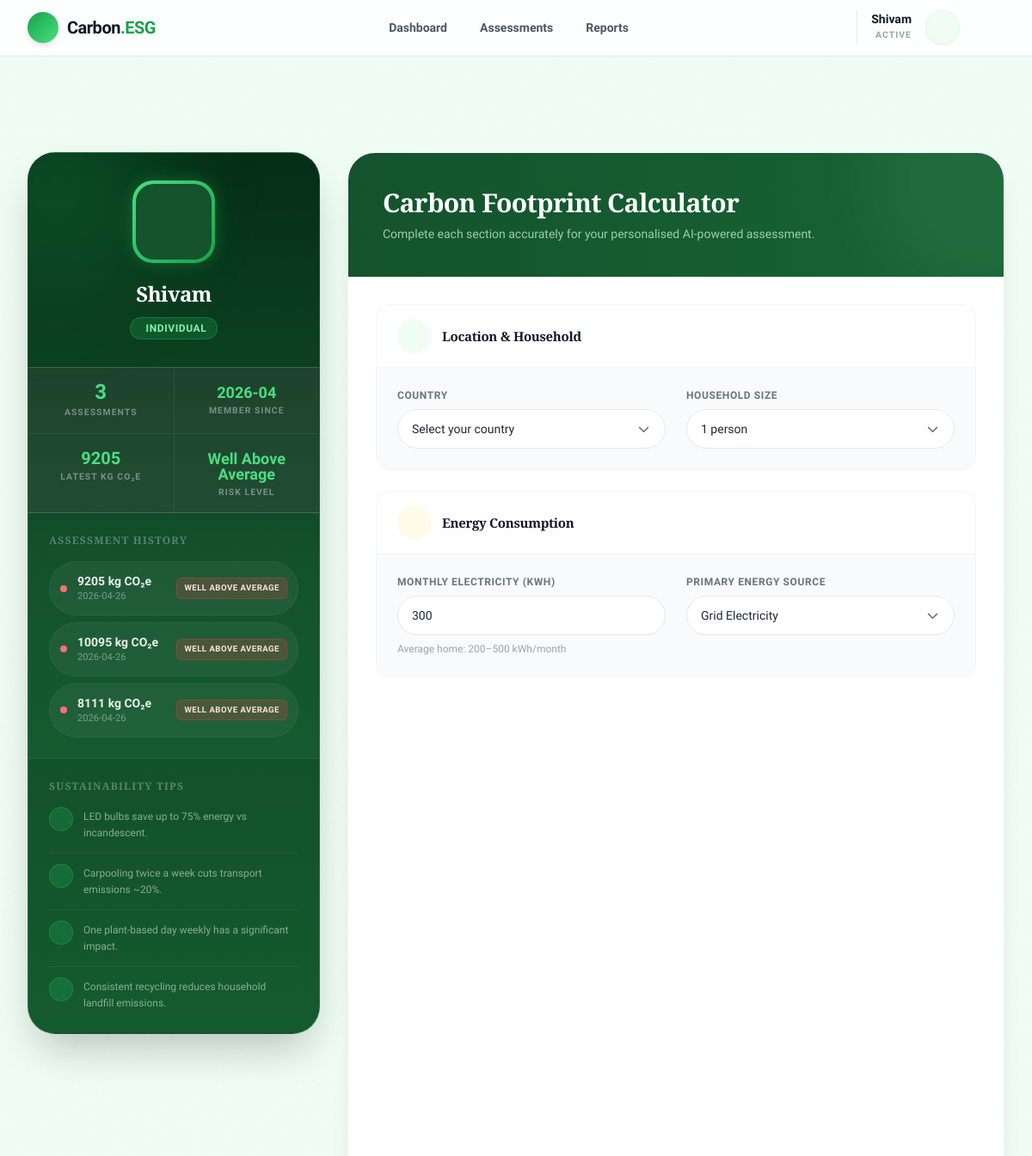
/dashboard (signed in, upper part), run on an earlier commit of the app's database.
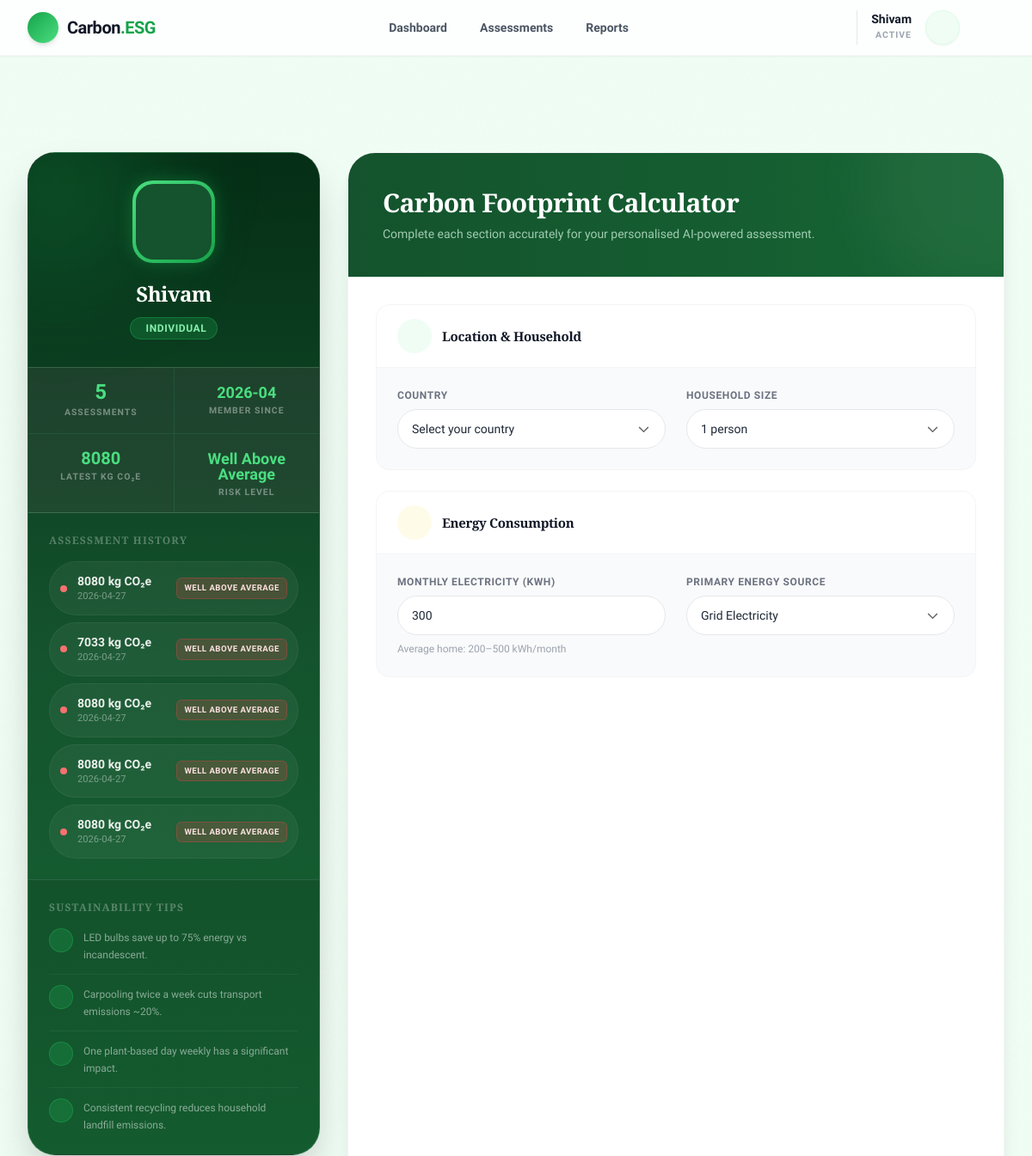
And on a later commit of the database.
### tables this page shows
CREATE TABLE individual_assessments (
        id INTEGER PRIMARY KEY AUTOINCREMENT,
        user_id INTEGER,
        country TEXT,
        electricity_kwh REAL,
        vehicle_type TEXT,
        vehicle_km REAL,
        flight_type TEXT,
        diet_type TEXT,
        shopping_freq TEXT,
        recycling TEXT,
        carbon_footprint REAL,
        carbon_level TEXT,
        created_at TIMESTAMP DEFAULT CURRENT_TIMESTAMP,
        home_type TEXT,
        heating_source TEXT,
        meat_frequency INTEGER,
        food_waste TEXT,
        vehicle_efficiency REAL,
        renewable_percent REAL,
        FOREIGN KEY (user_id) REFERENCES users (id)
    );

### app.py (the view, shortened to what this page needs)
@app.route('/dashboard')
def dashboard():
    if not is_logged_in():
        return redirect(url_for('login'))
    user = get_current_user()
    conn = get_db_connection()
    if user['user_type'] == 'individual':
        assessments = conn.execute(
            '''SELECT * FROM individual_assessments
               WHERE user_id = ? ORDER BY created_at DESC LIMIT 5''',
            (user['id'],)
        ).fetchall()
        template = 'individual_dashboard.html'
    conn.close()
    return render_template(template,
                          user=user,
                          assessments=assessments)

### app.py (called while the page is built)
def is_logged_in():
    return 'user_id' in session

def get_current_user():
    if not is_logged_in():
        return None
    conn = get_db_connection()
    user = conn.execute(
        'SELECT * FROM users WHERE id = ?',
        (session['user_id'],)
    ).fetchone()
    conn.close()
    return dict(user) if user else None

### database/database.py (called while the page is built)
def get_db_connection():
    return DBWrapper()

    def execute(self, query, params=()):
        if self.is_postgres:
            query = query.replace('?', '%s')
        cursor = self.conn.cursor()
        cursor.execute(query, params)
        return cursor

    def close(self):
        self.conn.close()

### templates/individual_dashboard.html (shortened to what the changed rows need)
{% extends "base.html" %}
{% block content %}
<div class="max-w-7xl mx-auto px-4 sm:px-6 lg:px-8 relative z-10">
    <div class="flex flex-col lg:flex-row gap-8 items-start">
        <aside class="w-full lg:w-[340px] flex-shrink-0 lg:sticky lg:top-28">
            <div class="bg-gradient-to-b from-brand-950 via-brand-900 to-brand-800 rounded-[2rem] overflow-hidden shadow-2xl border border-white/10 relative">
                <div class="p-8 text-center relative z-10">
                    <h2 class="text-2xl font-bold text-white tracking-tight mb-2">{{ user.username }}</h2>
                </div>
                <div class="grid grid-cols-2 gap-[1px] bg-white/10 border-y border-white/10">
                    <div class="bg-black/20 p-4 text-center hover:bg-brand-500/10 transition-colors">
                        <div class="text-2xl font-extrabold text-brand-400 leading-none mb-1">{{ assessments|length }}</div>
                        <div class="text-[0.65rem] font-bold text-white/40 uppercase tracking-widest">Assessments</div>
                    </div>
                    <div class="bg-black/20 p-4 text-center hover:bg-brand-500/10 transition-colors">
                        <div class="text-xl font-extrabold text-brand-400 leading-none mb-1 pt-0.5">
                            {% if assessments %}{{ assessments[0].carbon_footprint|round|int }}{% else %}—{% endif %}
                        </div>
                        <div class="text-[0.65rem] font-bold text-white/40 uppercase tracking-widest">Latest kg CO₂e</div>
                    </div>
                    <div class="bg-black/20 p-4 text-center hover:bg-brand-500/10 transition-colors">
                        <div class="text-lg font-bold text-brand-400 leading-none mb-1 pt-1">
                            {% if assessments %}{{ assessments[0].carbon_level }}{% else %}—{% endif %}
                        </div>
                        <div class="text-[0.65rem] font-bold text-white/40 uppercase tracking-widest">Risk Level</div>
                    </div>
                </div>
                <div class="p-6">
                    {% if assessments %}
                        <div class="space-y-2">
                        {% for a in assessments %}
                            {% set risk_color = 'bg-brand-500 text-brand-100 border-brand-500/30' if a.carbon_level|lower == 'low' else ('bg-orange-500 text-orange-100 border-orange-500/30' if a.carbon_level|lower == 'medium' else 'bg-red-500 text-red-100 border-red-500/30') %}
                            {% set dot_color = 'bg-brand-400' if a.carbon_level|lower == 'low' else ('bg-orange-400' if a.carbon_level|lower == 'medium' else 'bg-red-400') %}
                            <div class="flex items-center gap-3 p-3 rounded-xl bg-white/5 border border-white/5 hover:bg-white/10 hover:border-brand-500/30 transition-all hover:translate-x-1 cursor-default group">
                                <div class="w-2 h-2 rounded-full {{ dot_color }} flex-shrink-0 group-hover:scale-125 transition-transform"></div>
                                <div class="flex-1 min-w-0">
                                    <div class="text-sm font-semibold text-white/90 truncate">{{ a.carbon_footprint|round|int }} kg CO₂e</div>
                                    <div class="text-[0.7rem] text-white/40">{{ a.created_at[:10] }}</div>
                                </div>
                                <span class="text-[0.6rem] font-bold px-2 py-1 rounded-md uppercase tracking-wider bg-opacity-20 border {{ risk_color }}">
                                    {{ a.carbon_level }}
                               </span>
                            </div>
                        {% endfor %}
                        </div>
                    {% else %}
                        <div class="text-center py-6 text-white/30 text-sm">
                            <i class="ph-fill ph-clock-counter-clockwise text-3xl opacity-40 mb-2 block"></i>
                            No history yet
                        </div>
                    {% endif %}
                </div>
            </div>
        </aside>
        <main class="flex-1 w-full space-y-6">
            <div class="bg-white rounded-[2rem] shadow-xl border border-gray-100 overflow-hidden relative">
                <div class="bg-gradient-to-r from-brand-900 to-brand-800 p-8 lg:p-10 relative overflow-hidden">
                    <h2 class="text-2xl md:text-3xl font-bold text-white mb-2 relative z-10">Carbon Footprint Calculator</h2>
                </div>
            </div>
        </main>
    </div>
</div>
{% endblock %}

What changed in the data, as far as the page shows it:
no longer on this page (row unchanged): individual_assessments: carbon_footprint "9205", carbon_level "Well Above Average", created_at "2026-04-26", carbon_level "WELL ABOVE AVERAGE"
no longer on this page (row unchanged): individual_assessments: carbon_footprint "10095", created_at "2026-04-26", carbon_level "WELL ABOVE AVERAGE"
no longer on this page (row unchanged): individual_assessments: carbon_footprint "8111", created_at "2026-04-26", carbon_level "WELL ABOVE AVERAGE"
added individual_assessments: carbon_footprint "8080", carbon_level "Well Above Average", created_at "2026-04-27", carbon_level "WELL ABOVE AVERAGE"
added individual_assessments: carbon_footprint "7033", created_at "2026-04-27", carbon_level "WELL ABOVE AVERAGE"
added individual_assessments: carbon_footprint "8080", created_at "2026-04-27", carbon_level "WELL ABOVE AVERAGE"
added individual_assessments: carbon_footprint "8080", created_at "2026-04-27", carbon_level "WELL ABOVE AVERAGE"
added individual_assessments: carbon_footprint "8080", created_at "2026-04-27", carbon_level "WELL ABOVE AVERAGE"
Also different on the page:
{{ assessments|length }}: "3" → "5"
